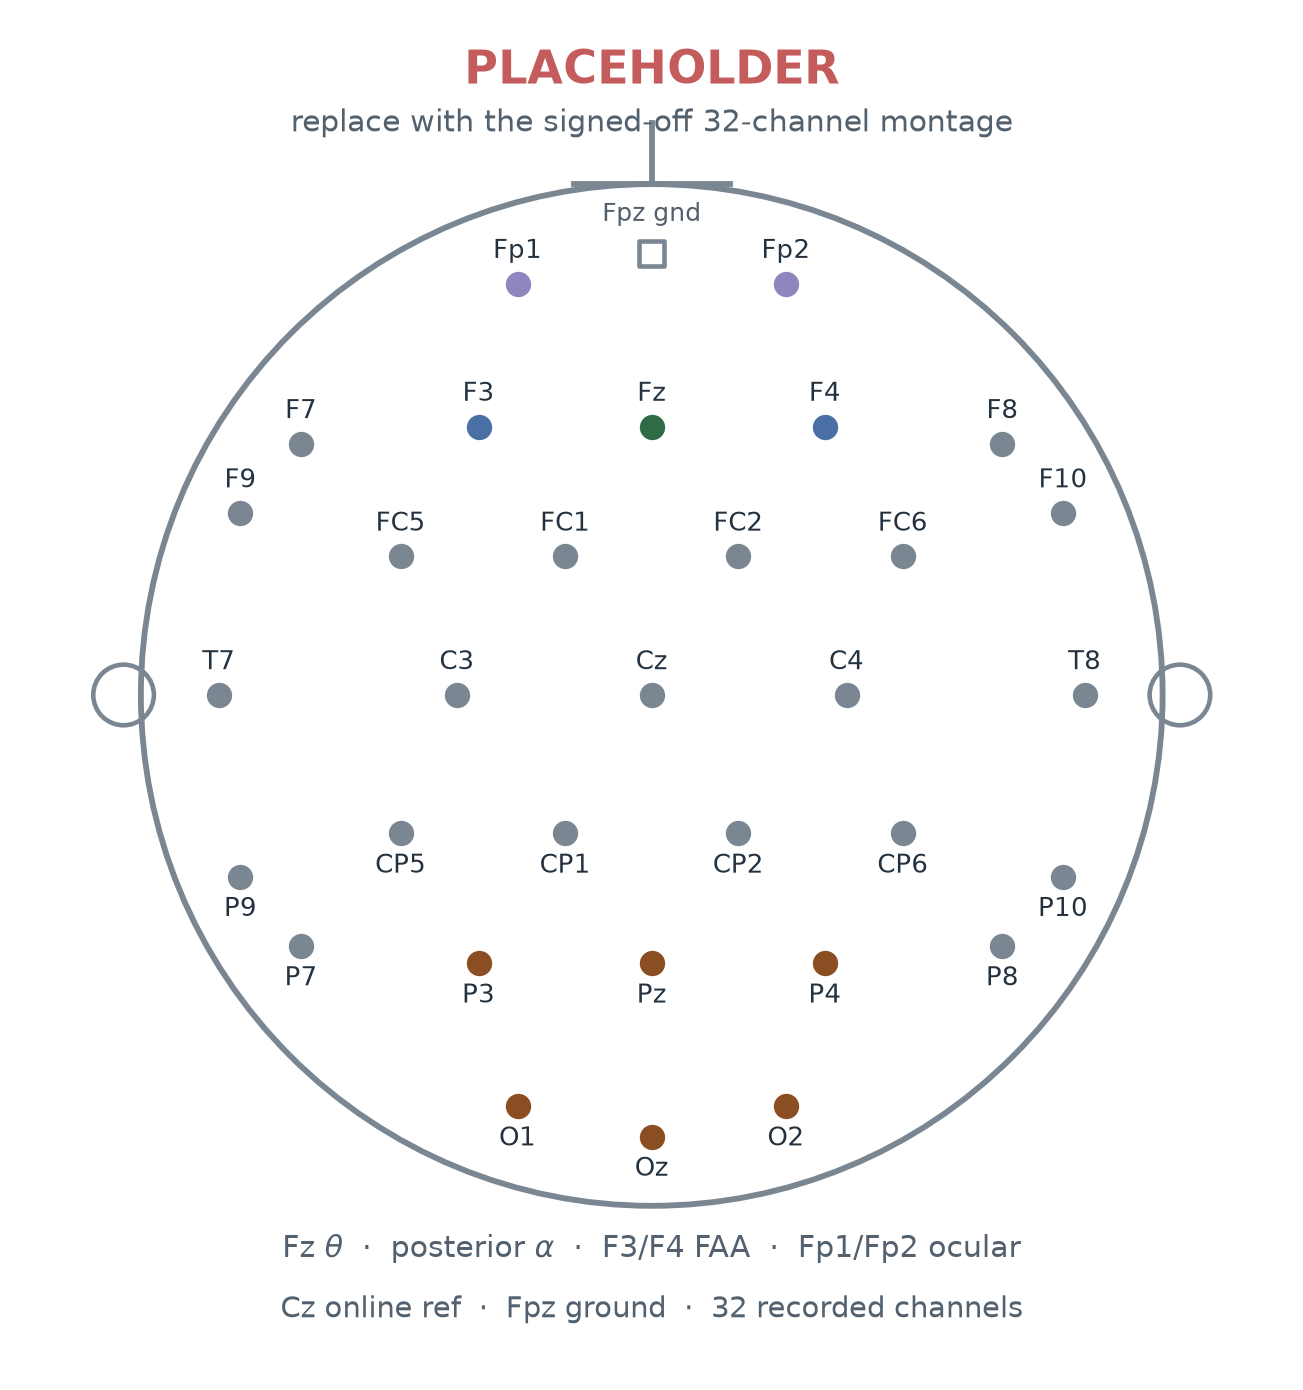

Python code for this plot:
"""Placeholder 32-channel 10-20 montage for the paper.

Teammate replaces Overleaf ``Figures/eeg_montage.pdf`` with the signed-off
drawing. This file only keeps a labelled slot so ``\\ref{fig:eeg}`` compiles.

Recorded labels follow the XDF contract in
``analysis/eeg/preprocessing/silver/signal/acquisition_contract.md``.
Fpz is ground (not a data channel). Cz is the online reference and is recorded.
"""

from __future__ import annotations

from pathlib import Path

import matplotlib.pyplot as plt
from matplotlib.patches import Circle


HERE = Path(__file__).resolve().parent
INK = "#243240"
MUTED = "#53616E"
LINE = "#7A8792"
FZ = "#2F6B45"
POST = "#8A4E22"
FAA = "#4A6FA5"
OCULAR = "#8E86BE"
OTHER = "#7A8792"

# Approximate 10-20 / 10-10 plane. Nose is +y.
XY = {
    "Fp1": (-0.31, 0.95),
    "Fp2": (0.31, 0.95),
    "Fpz": (0.00, 1.02),
    "F9": (-0.95, 0.42),
    "F7": (-0.81, 0.58),
    "F3": (-0.40, 0.62),
    "Fz": (0.00, 0.62),
    "F4": (0.40, 0.62),
    "F8": (0.81, 0.58),
    "F10": (0.95, 0.42),
    "FC5": (-0.58, 0.32),
    "FC1": (-0.20, 0.32),
    "FC2": (0.20, 0.32),
    "FC6": (0.58, 0.32),
    "T7": (-1.00, 0.00),
    "C3": (-0.45, 0.00),
    "Cz": (0.00, 0.00),
    "C4": (0.45, 0.00),
    "T8": (1.00, 0.00),
    "CP5": (-0.58, -0.32),
    "CP1": (-0.20, -0.32),
    "CP2": (0.20, -0.32),
    "CP6": (0.58, -0.32),
    "P9": (-0.95, -0.42),
    "P7": (-0.81, -0.58),
    "P3": (-0.40, -0.62),
    "Pz": (0.00, -0.62),
    "P4": (0.40, -0.62),
    "P8": (0.81, -0.58),
    "P10": (0.95, -0.42),
    "O1": (-0.31, -0.95),
    "Oz": (0.00, -1.02),
    "O2": (0.31, -0.95),
}

RECORDED = (
    "Fp1", "Fz", "F3", "F7", "F9", "FC5", "FC1", "C3", "T7", "CP5", "CP1",
    "Pz", "P3", "P7", "P9", "O1", "Oz", "O2", "P10", "P8", "P4", "CP2",
    "CP6", "T8", "C4", "Cz", "FC2", "FC6", "F10", "F8", "F4", "Fp2",
)
POSTERIOR = {"O1", "Oz", "O2", "P3", "Pz", "P4"}


def color_of(name: str) -> str:
    if name == "Fz":
        return FZ
    if name in POSTERIOR:
        return POST
    if name in {"F3", "F4"}:
        return FAA
    if name in {"Fp1", "Fp2"}:
        return OCULAR
    return OTHER


def build() -> plt.Figure:
    plt.rcParams.update(
        {
            "font.family": "sans-serif",
            "font.sans-serif": ["DejaVu Sans"],
            "pdf.fonttype": 42,
        }
    )
    fig, ax = plt.subplots(figsize=(5.4, 6.1))
    fig.patch.set_facecolor("white")
    ax.set_aspect("equal")
    ax.set_xlim(-1.45, 1.45)
    ax.set_ylim(-1.55, 1.55)
    ax.axis("off")

    head = Circle((0, 0), 1.18, fill=False, edgecolor=LINE, linewidth=1.4)
    ax.add_patch(head)
    ax.plot([-0.18, 0.18], [1.18, 1.18], color=LINE, lw=1.4)
    ax.plot([0, 0], [1.18, 1.32], color=LINE, lw=1.4)
    ax.add_patch(Circle((-1.22, 0.0), 0.07, fill=False, edgecolor=LINE, lw=1.1))
    ax.add_patch(Circle((1.22, 0.0), 0.07, fill=False, edgecolor=LINE, lw=1.1))

    ax.text(0, 1.44, "PLACEHOLDER", ha="center", va="center", fontsize=11,
            color="#C45C5C", fontweight="bold")
    ax.text(0, 1.32, "replace with the signed-off 32-channel montage",
            ha="center", va="center", fontsize=7.2, color=MUTED)

    for name in RECORDED:
        x, y = XY[name]
        ax.scatter([x], [y], s=42, c=color_of(name), zorder=3, edgecolors="white", linewidths=0.4)
        dy = 0.075 if y >= 0 else -0.075
        ax.text(x, y + dy, name, ha="center", va="center", fontsize=6.2, color=INK)

    gx, gy = XY["Fpz"]
    ax.scatter([gx], [gy], s=36, marker="s", facecolors="none", edgecolors=LINE, linewidths=1.1, zorder=3)
    ax.text(gx, gy + 0.09, "Fpz gnd", ha="center", va="center", fontsize=6.0, color=MUTED)

    ax.text(
        0,
        -1.28,
        r"Fz $\theta$  ·  posterior $\alpha$  ·  F3/F4 FAA  ·  Fp1/Fp2 ocular",
        ha="center",
        va="center",
        fontsize=7.2,
        color=MUTED,
    )
    ax.text(
        0,
        -1.42,
        "Cz online ref  ·  Fpz ground  ·  32 recorded channels",
        ha="center",
        va="center",
        fontsize=7.0,
        color=MUTED,
    )

    return fig


def main() -> None:
    figure = build()
    for ext in ("png", "pdf"):
        figure.savefig(
            HERE / f"eeg_montage_placeholder.{ext}",
            dpi=300 if ext == "png" else None,
            bbox_inches="tight",
            facecolor="white",
            pad_inches=0.08,
        )
    plt.close(figure)


if __name__ == "__main__":
    main()
